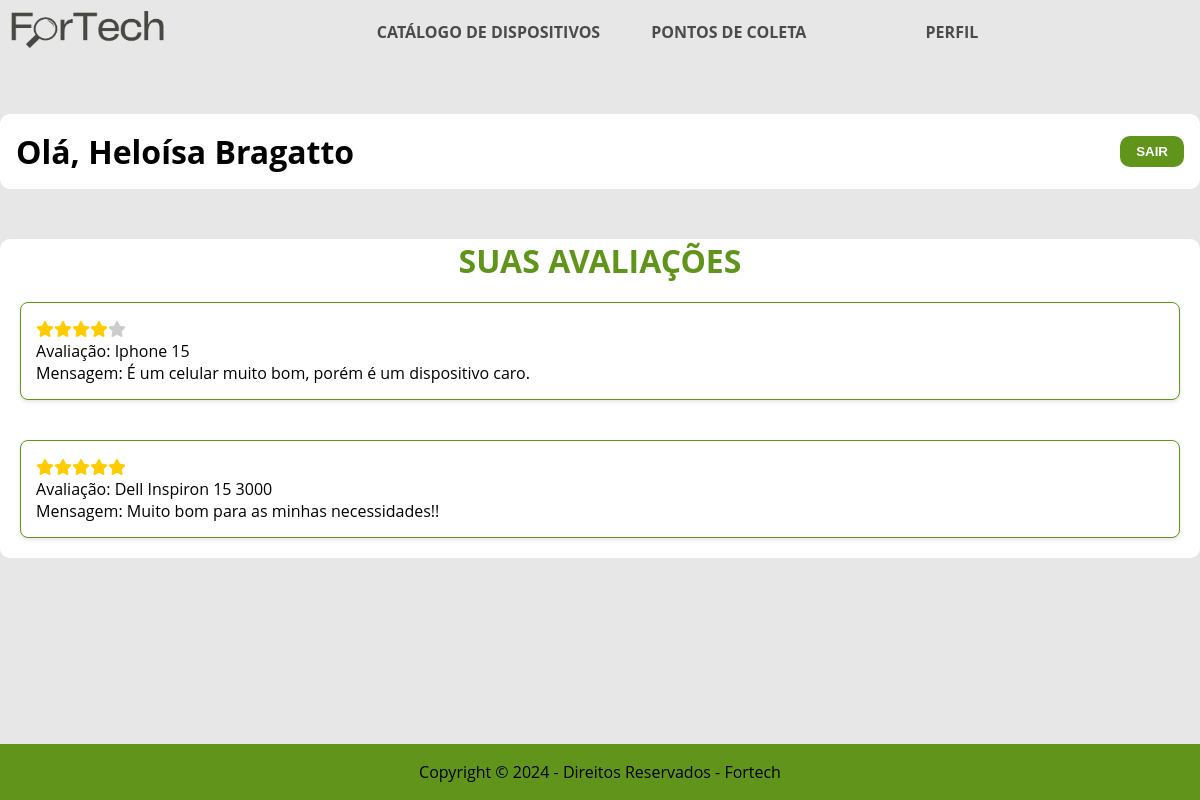
/PaginaAvaliacao.php (signed in), run on the app's committed database.
### tables this page shows
CREATE TABLE `banco` (
  `id` int(3) NOT NULL,
  `nome` varchar(25) NOT NULL,
  `sobrenome` varchar(50) NOT NULL,
  `email` varchar(25) NOT NULL,
  `senha` varchar(10) NOT NULL
);

CREATE TABLE `avaliacoes` (
  `id` int(11) NOT NULL,
  `qtd_estrela` int(11) NOT NULL,
  `mensagem` varchar(255) DEFAULT NULL,
  `created` datetime NOT NULL,
  `modified` datetime DEFAULT NULL,
  `id_dispositivos` int(11) NOT NULL,
  `id_usuario` int(3) NOT NULL
);

CREATE TABLE `dispositivos` (
  `id` int(11) NOT NULL,
  `nome` varchar(255) NOT NULL
);

### PaginaAvaliacao.php (the view, shortened to what this page needs)
<?php
    include './php/conexao.php';
    $sqlnome = "select nome from banco where email = '".$_SESSION['email']."';";
    $resultNome = @mysqli_query($conexao, $sqlnome);
    $sqlsobrenome = "select sobrenome from banco where email = '".$_SESSION['email']."';";
    $resultSobrenome = @mysqli_query($conexao, $sqlsobrenome);
    if ($resultNome && $resultSobrenome->num_rows > 0){
        $nome = $resultNome->fetch_assoc()['nome'];
        $sobrenome = $resultSobrenome->fetch_assoc()['sobrenome'];
    }
    else {
        echo "Erro";
    }
?>
<!DOCTYPE html>
<html lang="pt-BR">
<head>
    <link rel="stylesheet" href="PaginaAvaliacao.css">
    <link href="https://cdnjs.cloudflare.com/ajax/libs/font-awesome/6.0.0-beta3/css/all.min.css" rel="stylesheet">
</head>
<body>
    <nav>
        <a href="PrimeiraPagina.html"><img src="./img/logoo.png" alt=""></a>
        <a href="PaginaDispositivo.html">Catálogo de Dispositivos</a>
        <a href="PaginaLixoEletronico.html">Pontos de Coleta</a>
        <a href="PaginaPerfil.php">Perfil</a>
    </nav>
    <main>
       <div class="container">
            <div class="perfil">
                <h1>Olá, <?php echo htmlspecialchars($nome); echo " "; echo htmlspecialchars($sobrenome); ?> </h1>
                <a href="./php/logout.php"><button type="submit">Sair</button></a>
            </div>
       </div>
       <div class="avaliacao">
            <h1>Suas Avaliações</h1>
                <?php
                    $conexao= mysqli_connect ($host, $user, $pass, $banco) or die ("Erro na conexão.");
                    $idUsuario = $_SESSION['id_usuario'] ?? null;
                    $query_avaliacoes = "SELECT a.qtd_estrela, a.mensagem, d.nome AS nome_dispositivo FROM avaliacoes a JOIN dispositivos d ON a.id_dispositivos = d.id WHERE a.id_usuario = '$idUsuario' ORDER BY a.id DESC";
                    $result  = $conexao->query($query_avaliacoes);
                    if ($result->num_rows > 0) {
                        while ($row = $result->fetch_assoc()) {
                            echo "<div class='conteudo'>";
                            echo "<div class='conteudo-card'>";
                            echo "<div class='estrelas'>";
                            for ($i = 1; $i <= 5; $i++) {
                                if ($i <= $row["qtd_estrela"]) {
                                    echo '<p><i class="estrela-preenchida fa-solid fa-star"></i></p>';
                                } else {
                                    echo '<p><i class="estrela-vazia fa-solid fa-star"></i></p>';
                                }
                            }
                            echo "</div>";
                            echo "<p>Avaliação: " . htmlspecialchars($row["nome_dispositivo"]) . "</p>";
                            echo "<p>Mensagem: " . htmlspecialchars($row["mensagem"]) . "</p>";
                            echo "</div>";
                            echo "</div>";
                        }
                    }
                    else {
                        echo "<div class='frase'>";
                        echo "<p>Você não possui avaliações.</p>";
                        echo "</div>";
                    }
                ?>
        </div>
    </main>
    <footer>
        <p>Copyright © 2024 - Direitos Reservados - Fortech</p>
    </footer>
</body>
</html>

### PaginaAvaliacao.css (style rules this page uses)
* { margin: 0; padding: 0; box-sizing: border-box; max-width: 100%; }
body { background-color: #E7E7E7; font-family: "Open Sans", sans-serif; }
nav { display: flex; justify-content: space-evenly; align-items: center; white-space: nowrap; overflow: hidden; width: 100vw; height: 4rem; background-color: #5f941a00; }
nav img { width: 100%; height: 100%; margin-left: -60%; }
nav a { margin-right: 1%; width: 10rem; font-weight: bold; text-transform: uppercase; color: #4b4b4b; text-decoration: none; }
.container { background-color: #ffffff; width: 1250px; height: auto; max-width: 100%; margin: 50px auto; border-radius: 10px; display: flex; flex-direction: column; align-items: center; padding: 0.5rem; }
.perfil { display: flex; justify-content: space-between; align-items: center; width: 100%; padding: 0.5rem; }
.perfil h1 { vertical-align: middle; }
.perfil button { background-color: #60941A; border: none; border-radius: 10px; color: #ffffff; cursor: pointer; font-weight: 650; padding: 0.5rem 1rem; text-transform: uppercase; transition: all 0.5s; vertical-align: middle; }
.avaliacao { background-color: #ffffff; width: 1250px; max-width: 100%; margin: 50px auto 0; border-radius: 10px; }
.avaliacao h1 { color: #60941A; text-align: center; text-transform: uppercase; margin-top: 20px; }
.conteudo { display: grid; grid-template-columns: repeat(auto-fit, minmax(250px, 1fr)); gap: 20px; padding: 20px; }
.conteudo-card { background: white; border: 1px solid #60941A; border-radius: 8px; padding: 15px; box-shadow: 0 2px 4px rgba(0, 0, 0, 0.1); }
.estrelas { display: flex; }
:root { --amarelo: #ffcc00; --cinza: #cccccc; }
.estrela-preenchida { color: var(--amarelo); }
.estrela-vazia { color: var(--cinza); }
footer { display: flex; justify-content: center; align-items: center; position: absolute; background-color: #60941A; text-align: center; height: 7vh; bottom:0; margin: auto auto; width: 100%; }

### data on the page
banco: nome "Heloísa", sobrenome "Bragatto"
avaliacoes: qtd_estrela 4 (drawn), id_dispositivos.nome "Iphone 15", mensagem "É um celular muito bom, porém é um dispositivo caro."
avaliacoes: qtd_estrela 5 (drawn), id_dispositivos.nome "Dell Inspiron 15 3000", mensagem "Muito bom para as minhas necessidades!!"
